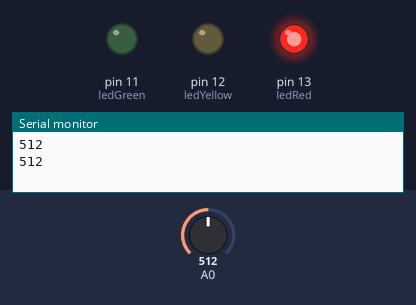
Simulated run of this sketch. Board: Arduino Uno, built with avr-gcc and run on an emulated ATmega328P. On the bench: output pins drawn as LEDs (lit = HIGH), the last lines printed to the serial monitor. The inputs (shaded band) are chosen by the test bench; at power-on: A0 = 512.

Above: at 1.8 s.
1.9 s: A0 set to 653
3.4 s: A0 set to 685
At 4.8 s:
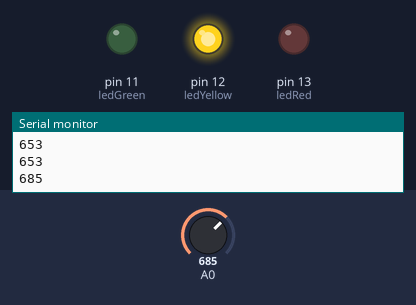
5.5 s: A0 set to 729
At 6.3 s:
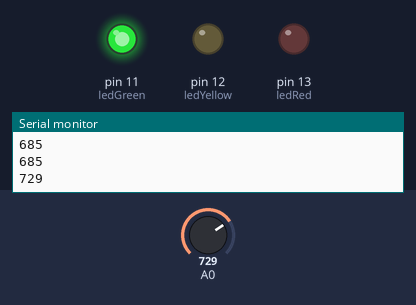
7.5 s: A0 set to 700
At 9.1 s:
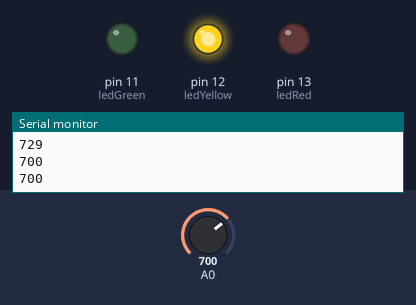
9.5 s: A0 set to 716
At 10.6 s:
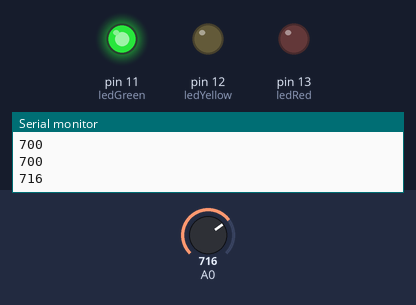
Timing chart, 0 to 12.5 s (numbered marks = the images above; inputs shaded):
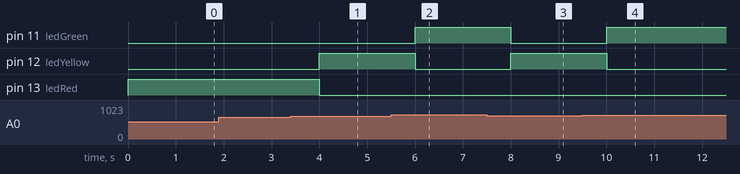

The sketch:

roboplant.ino
```cpp
int ledRed = 13;
int ledYellow = 12;
int ledGreen = 11;

void setup() {
  // initialize the digital pin as an output.
  pinMode(ledRed, OUTPUT);
  pinMode(ledYellow, OUTPUT);
  pinMode(ledGreen, OUTPUT);

  // initialize serial communication at 9600 bits per second:
  Serial.begin(9600);
}


void loop() {
  // read the input on analog pin 0, which is moisture sensor:
  int sensorValue = analogRead(A0);

  Serial.println(sensorValue);

  // hand calibrated
  if (sensorValue > 710) {
    digitalWrite(ledGreen, HIGH);
    digitalWrite(ledYellow, LOW);
    digitalWrite(ledRed, LOW);
  } else if (sensorValue > 670 && sensorValue <= 710) {
    digitalWrite(ledGreen, LOW);
    digitalWrite(ledYellow, HIGH);
    digitalWrite(ledRed, LOW);
  } else {
    digitalWrite(ledGreen, LOW);
    digitalWrite(ledYellow, LOW);
    digitalWrite(ledRed, HIGH);
  }

  delay(1000);
}
```

Measured:
- the behaviour switches between 670 and 671 on A0 (found by bisection; images 0 and 1)
- the behaviour switches between 710 and 711 on A0 (found by bisection; images 1 and 2)
- after the input at 3.4 s, pin 12 (ledYellow): LOW → HIGH after 0.60 s; pin 13 (ledRed): HIGH → LOW after 0.60 s
- after the input at 5.5 s, pin 11 (ledGreen): LOW → HIGH after 0.50 s; pin 12 (ledYellow): HIGH → LOW after 0.50 s
- after the input at 7.5 s, pin 11 (ledGreen): HIGH → LOW after 0.50 s; pin 12 (ledYellow): LOW → HIGH after 0.50 s
- after the input at 9.5 s, pin 11 (ledGreen): LOW → HIGH after 0.50 s; pin 12 (ledYellow): HIGH → LOW after 0.50 s
